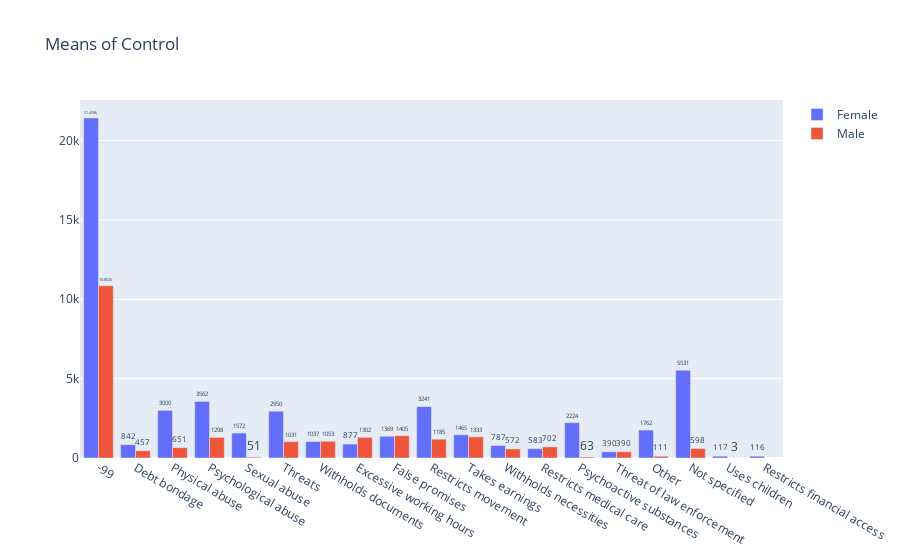

The code cell stored with this chart in its notebook:
### Code cell
fig = go.Figure(data=[
    go.Bar(name='Female', x=data_bar_f.index, y=data_bar_f),
    go.Bar(name='Male', x=data_bar_m.index, y=data_bar_m)
])
fig.update_traces(texttemplate='%{value}', textposition='outside')
fig.update_layout(hovermode='x', title_text='Means of Control')
fig.show()

### Figure 1 — Plotly figure (JSON) as saved in the notebook; plotly's stock layout.template omitted (floating-point values rounded to 4 significant figures)
{"data": [{"name": "Female", "textposition": "outside", "texttemplate": "%{value}", "type": "bar", "x": ["-99", "Debt bondage", "Physical abuse", "Psychological abuse", "Sexual abuse", "Threats", "Withholds documents", "Excessive working hours", "False promises", "Restricts movement", "Takes earnings", "Withholds necessities", "Restricts medical care", "Psychoactive substances", "Threat of law enforcement", "Other", "Not specified", "Uses children", "Restricts financial access"], "y": [21429, 842, 3000, 3562, 1572, 2950, 1037, 877, 1369, 3241, 1465, 787, 583, 2224, 390, 1762, 5531, 117, 116]}, {"name": "Male", "textposition": "outside", "texttemplate": "%{value}", "type": "bar", "x": ["-99", "Debt bondage", "Excessive working hours", "False promises", "Physical abuse", "Psychoactive substances", "Psychological abuse", "Restricts medical care", "Restricts movement", "Sexual abuse", "Takes earnings", "Threat of law enforcement", "Threats", "Withholds documents", "Withholds necessities", "Other", "Not specified", "Uses children"], "y": [10852, 457, 1302, 1405, 651, 63, 1298, 702, 1185, 51, 1333, 390, 1031, 1053, 572, 111, 598, 3]}], "layout": {"hovermode": "x", "title": {"text": "Means of Control"}}}
